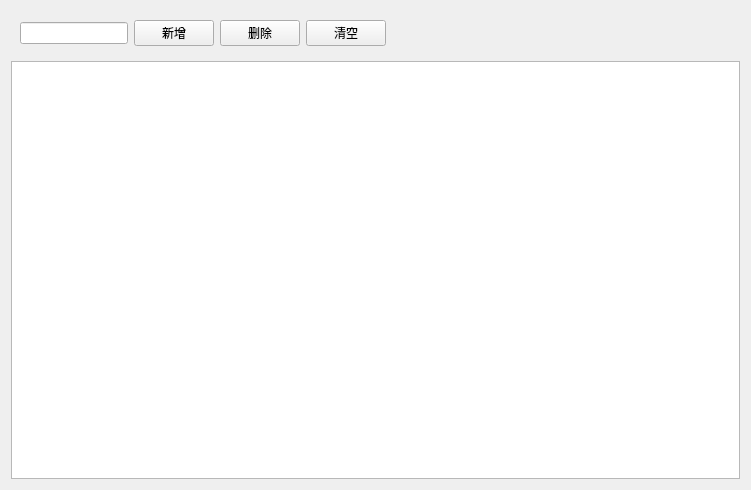
<?xml version="1.0" encoding="UTF-8"?>
<ui version="4.0">
 <class>PluginView</class>
 <widget class="QWidget" name="PluginView">
  <property name="geometry">
   <rect>
    <x>0</x>
    <y>0</y>
    <width>751</width>
    <height>490</height>
   </rect>
  </property>
  <property name="windowTitle">
   <string>Form</string>
  </property>
  <layout class="QVBoxLayout" name="verticalLayout">
   <item>
    <layout class="QHBoxLayout" name="horizontalLayout">
     <property name="leftMargin">
      <number>9</number>
     </property>
     <property name="topMargin">
      <number>9</number>
     </property>
     <property name="rightMargin">
      <number>9</number>
     </property>
     <property name="bottomMargin">
      <number>9</number>
     </property>
     <item>
      <widget class="QLineEdit" name="lineEdit">
       <property name="sizePolicy">
        <sizepolicy hsizetype="Preferred" vsizetype="Fixed">
         <horstretch>0</horstretch>
         <verstretch>0</verstretch>
        </sizepolicy>
       </property>
      </widget>
     </item>
     <item>
      <widget class="QPushButton" name="btn_add">
       <property name="text">
        <string>新增</string>
       </property>
      </widget>
     </item>
     <item>
      <widget class="QPushButton" name="btn_remove">
       <property name="text">
        <string>删除</string>
       </property>
      </widget>
     </item>
     <item>
      <widget class="QPushButton" name="btn_clear">
       <property name="text">
        <string>清空</string>
       </property>
      </widget>
     </item>
     <item>
      <spacer name="horizontalSpacer">
       <property name="orientation">
        <enum>Qt::Horizontal</enum>
       </property>
       <property name="sizeHint" stdset="0">
        <size>
         <width>40</width>
         <height>20</height>
        </size>
       </property>
      </spacer>
     </item>
    </layout>
   </item>
   <item>
    <widget class="QListWidget" name="listWidget">
     <property name="isPluginView" stdset="0">
      <bool>true</bool>
     </property>
    </widget>
   </item>
  </layout>
 </widget>
 <resources/>
 <connections/>
</ui>
